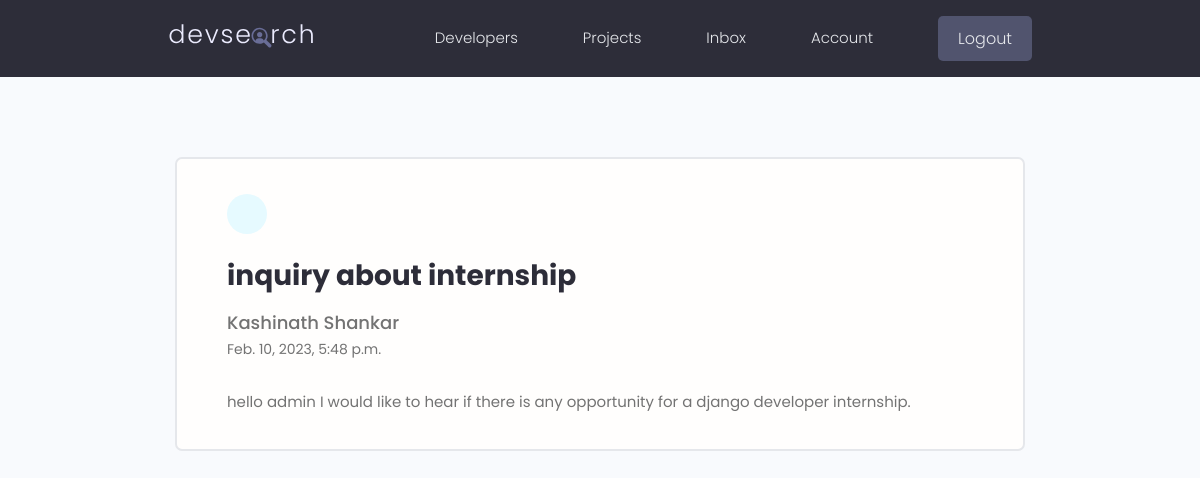
The page /message/f0c2178ace494ea89e368be7d164b3ec/ (signed in) on the database its author committed.
### users/models.py (models this page shows, shortened)
class Message(models.Model):
    sender = models.ForeignKey(
        Profile, on_delete=models.SET_NULL, null=True, blank=True)
    recipient = models.ForeignKey(
        Profile, on_delete=models.SET_NULL, null=True, blank=True, related_name="messages")
    name = models.CharField(max_length=200, null=True, blank=True)
    email = models.EmailField(max_length=200, null=True, blank=True)
    subject = models.CharField(max_length=200, null=True, blank=True)
    body = models.TextField()
    is_read = models.BooleanField(default=False, null=True)
    created = models.DateTimeField(auto_now_add=True)
    id = models.UUIDField(default=uuid.uuid4, unique=True,
                          primary_key=True, editable=False)
    class Meta:
        ordering = ['is_read', '-created']

### users/views.py (the view)
# urls.py: path('message/<str:pk>/', views.viewMessage, name="message"),
@login_required(login_url='login')
def viewMessage(request, pk):
    profile = request.user.profile
    message = profile.messages.get(id=pk)
    if message.is_read == False:
        message.is_read = True
        message.save()
    context = {'message': message}
    return render(request, 'users/message.html', context)

### users/templates/users/message.html (shortened to what this page needs)
{% extends 'main.html' %}
{% block content %}
<main class="messagePage my-xl">
  <div class="content-box">
    <div class="message">
      <a class="backButton" href="{% url 'inbox' %}"></a>
      <h2 class="message__subject">{{message.subject}}</h4>
        {% if message.sender %}
        <a href="{% url 'user-profile' message.sender.id  %}" class="message__author">{{message.name}}</a>
        {% else %}
        <p class="message__author">{{message.name}}</p>
        {% endif %}
        <p class="message__date">{{message.created}}</p>
        <div class="message__body">{{message.body|linebreaksbr}}</div>
    </div>
  </div>
</main>
{% endblock content %}

### static/styles/app.css (style rules this page uses)
:root { --color-sub: #2d2d39; }
.content-box { width: 95%; max-width: 85rem; margin: 0 auto; }
.message { padding: 2.5rem 0; }
.message > a { display: flex; gap: 1rem; }
.message__author, .message__date { flex-basis: 25%; }
.message__subject { flex-basis: 50%; }
.message__date { text-align: right; }
.messagePage .message { list-style: none; background: var(--color-white); padding: 3.5rem 5rem; border: 2px solid var(--color-light); border-radius: 0.7rem; }
.messagePage .message__subject { font-size: 2.8rem; color: var(--color-sub); margin-bottom: 1rem; margin-top: 2rem; }
.messagePage .message__author { font-size: 1.8rem; font-weight: 500; }
.messagePage .message__date { font-size: 1.4rem; font-weight: 400; text-align: left; margin-bottom: 3rem; }
.backButton { background: var(--color-main-light); color: var(--color-main); width: 4rem; height: 4rem; display: flex; align-items: center; justify-content: center; border-radius: 50%; }

### static/uikit/styles/modules/_variables.css (style rules this page uses)
:root { --color-main: #5aa5b9; --color-main-light: #e6faff; --color-sub: #3f4156; --color-sub-light: #51546e; --color-sub-lighter: #ededfd; --color-text: #737373; --color-gray: #8b8b8b; --color-light: #e5e7eb; --color-light-gray: #767676; --color-bg: #f8fafd; --color-white: #fffefd; --color-white-light: #f3f3f3; --color-success: #359e64; --color-success-bg: #def8e8; --color-error: #fc4b0b; --color-error-bg: #fff2ee; --font-base: 'Poppins', arial, helvetica, 'Segoe UI', roboto, ubuntu, sans-serif; --font-monospace: 'Fira Code', 'Courier New', courier, monospace; --font-regular: 300; --font-medium: 500; --font-bold: 700; --generic-shadow: 1px 1px 5px #00000010; --generic-transition: all 0.3s ease-in-out; }

### static/uikit/styles/modules/_base.css (style rules this page uses)
* { margin: 0; padding: 0; box-sizing: border-box; text-rendering: optimizeLegibility; color: inherit; font-size: inherit; }
html { font-size: 50%; }
@media only screen and (min-width: 480px) { html { font-size: 56.25%; } }
@media only screen and (min-width: 1200px) { html { font-size: 62.5%; } }
body { line-height: 1.6; font-weight: 400; font-size: 1.5rem; color: var(--color-text); background-color: var(--color-bg); min-height: 100vh; }

### static/uikit/styles/modules/_typography.css (style rules this page uses)
* { font-family: var(--font-base); }
h2 { font-size: 3.6rem; font-weight: var(--font-bold); }
p, span, strong { font-size: 1.6rem; color: var(--color-text); font-weight: var(--font-regular); }
a { padding-bottom: 2px; text-decoration: none; display: inline-block; color: var(--color-main); font-weight: var(--font-medium); }

### static/uikit/styles/modules/_utilities.css (style rules this page uses)
.my-xl { margin: 8rem auto; }

### rows shown on the page
Message: subject "inquiry about internship", name "Kashinath Shankar", created "Feb. 10, 2023, 5:48 p.m.", body "hello admin I would like to hear if there is any opportunity for a django developer internship."
